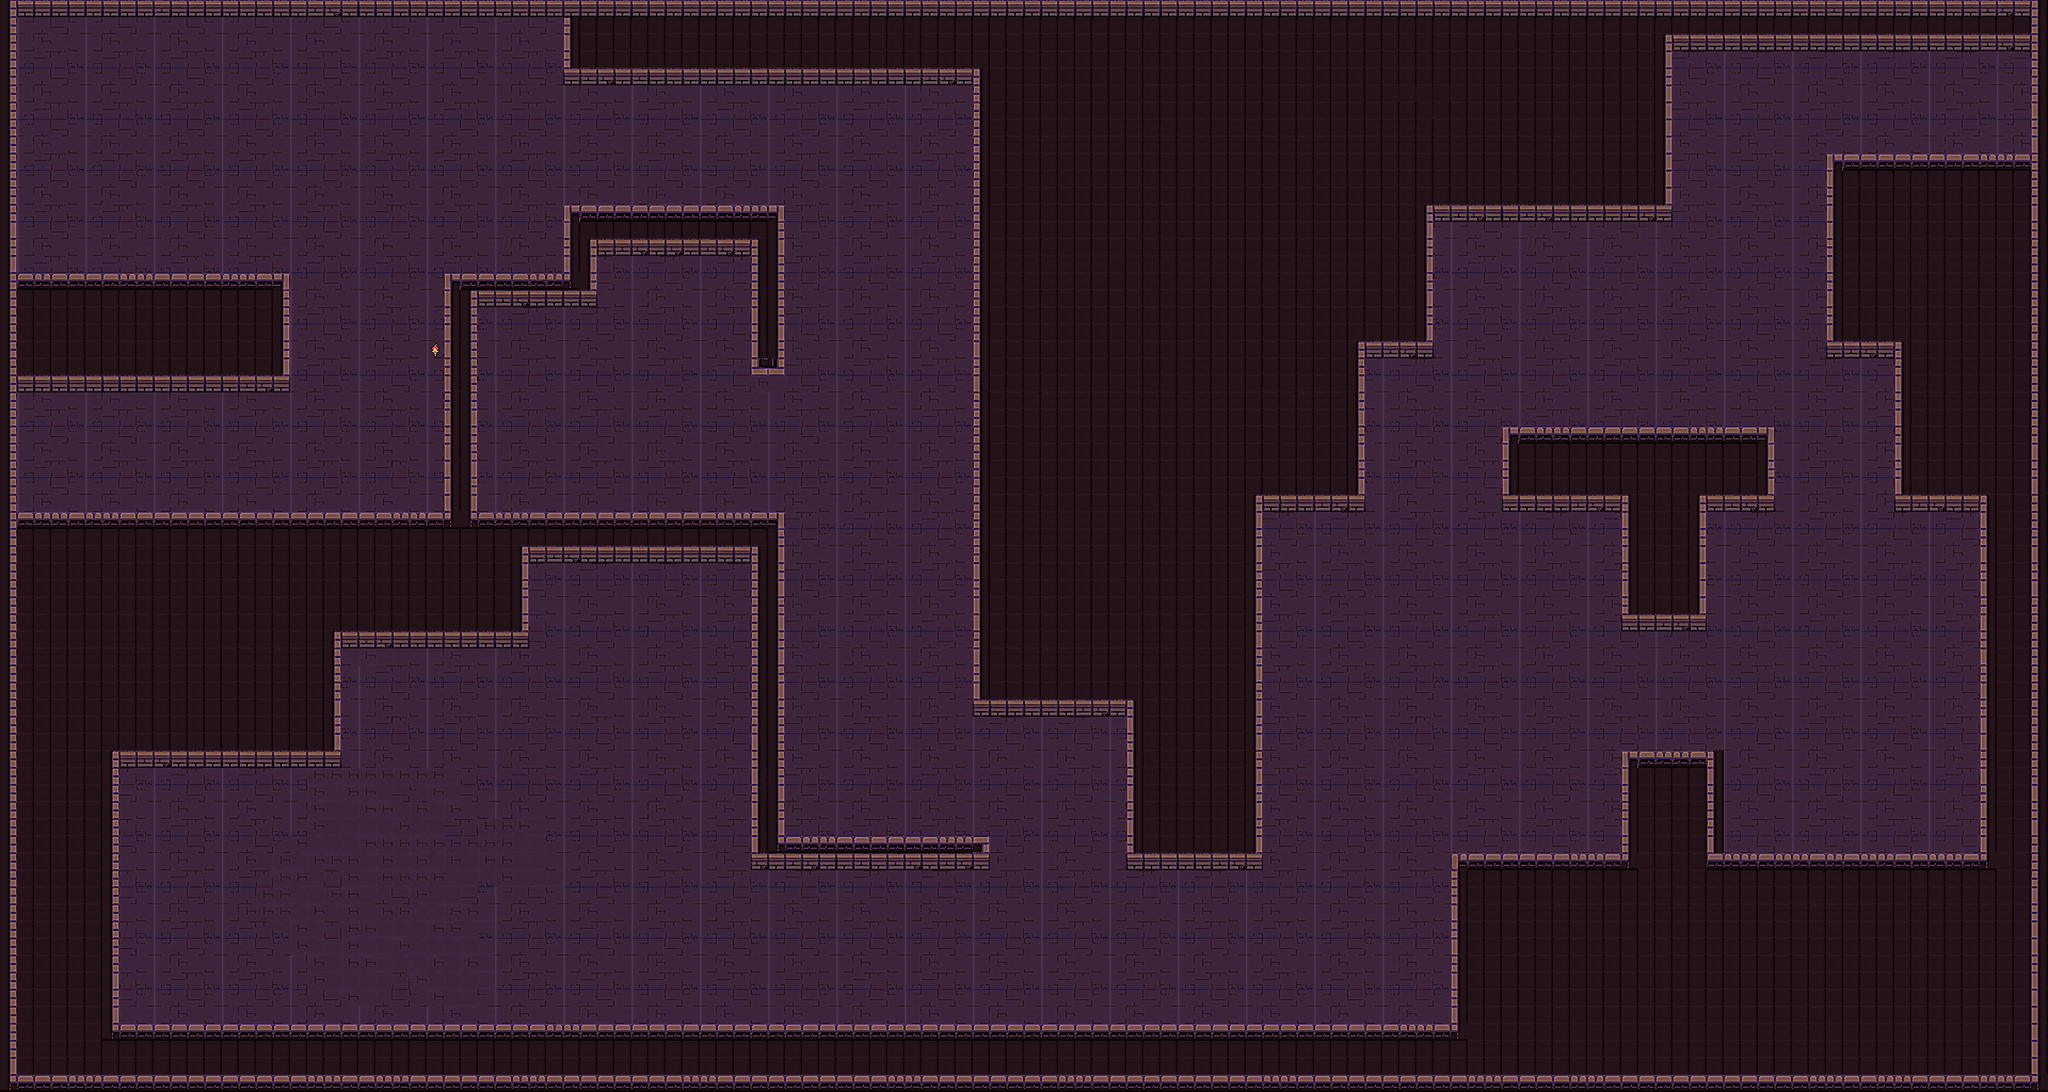

Below is a game level as drawn by its tile map, then a one-line description and the .tmx that defines it (tile-layer data replaced by summaries):
An orthogonal 120x64 tile map with 32x32 px tiles, 2 tile layers (Слой тайлов 1, obj), 3 tilesets.

<map version="1.9" tiledversion="1.9.2" orientation="orthogonal" renderorder="right-down" width="120" height="64" tilewidth="32" tileheight="32" infinite="0" nextlayerid="3" nextobjectid="1">
 <tileset firstgid="1" name="tileset_map" tilewidth="32" tileheight="32" tilecount="100" columns="10">
  <image source="tileset_map.png" width="320" height="320" />
 </tileset>
 <tileset firstgid="101" source="tileset_map_new.tsx" />
 <tileset firstgid="201" source="tileset_map.tsx" />
 <layer id="1" name="Слой тайлов 1" width="120" height="64">
  <data>[7680 cells, 7680 non-empty, 35 distinct tile ids]</data>
 </layer>
 <layer id="2" name="obj" width="120" height="64">
  <data>[7680 cells, 1 non-empty, 1 distinct tile ids]</data>
 </layer>
</map>